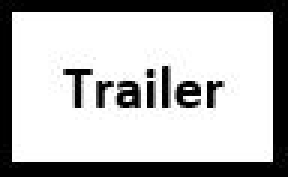
#> input picture template_matching/template_matching 1.5/BioSolTrailer.JPG, 96 x 59 px, given in place of headerCol1.jpg, which was not available (shown 3 times larger)
$ python template_matching.py
#> lines starting #> are read from the running program, lines starting #| are printed output that depends on the picture; after the words box and inside, x2 and y2 are one past the last pixel; in counts of white or black regions, pixels touching at a corner belong together
import cv2
import numpy as np
import imutils
from PIL import Image
from matplotlib import pyplot as plt


# code taken from https://www.pyimagesearch.com/2015/01/26/multi-scale-template-matching-using-python-opencv/
def template_match(form, columnToFind):
    # load the image image, convert it to grayscale, and detect edges
#> called with form = '1996.jpg', columnToFind = 'headerCol1.jpg'
    template = cv2.imread(columnToFind)
#> template is the input picture: shape (59, 96, 3); min 0, max 255, mean 183.5
    template = cv2.cvtColor(template, cv2.COLOR_BGR2GRAY)
#> template: shape (59, 96)
    template = cv2.Canny(template, 50, 200)
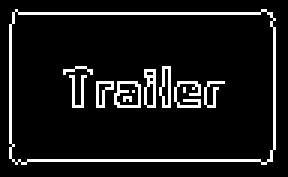
#> template: shape (59, 96) (shown 3 times larger); 8.8% white in thin lines or dots, all inside (x1, y1, x2, y2) = (3, 3, 92, 55)
    (tH, tW) = template.shape[:2]
#> tH = 59; tW = 96
#> (the run stopped early here; a loop or call above may not have finished)

$ run again, on template_matching/template_matching 1.5/headerCol1-2.jpg
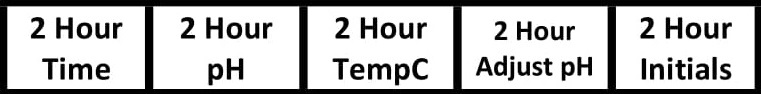
#> input picture template_matching/template_matching 1.5/headerCol1-2.jpg, 761 x 94 px, given in place of headerCol1.jpg, which was not available
#> in template_match, template is the input picture: shape (94, 761, 3); min 0, max 255, mean 184.9
#> in template_match, `template = cv2.Canny(template, 50, 200)`:
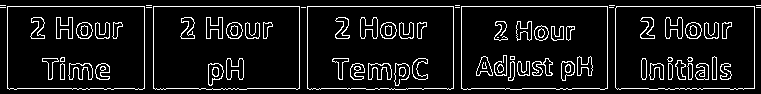
#> template: shape (94, 761); 9% white in thin lines or dots

$ run again, on template_matching/template_matching 1.5/headerCol1-3.jpg
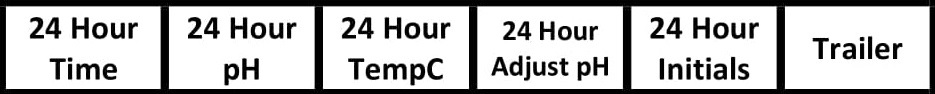
#> input picture template_matching/template_matching 1.5/headerCol1-3.jpg, 935 x 94 px, given in place of headerCol1.jpg, which was not available
#> in template_match, template is the input picture: shape (94, 935, 3); min 0, max 255, mean 186.3
#> in template_match, `template = cv2.Canny(template, 50, 200)`:
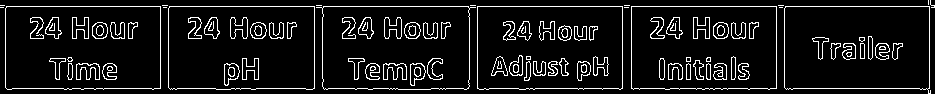
#> template: shape (94, 935); 9% white in thin lines or dots
